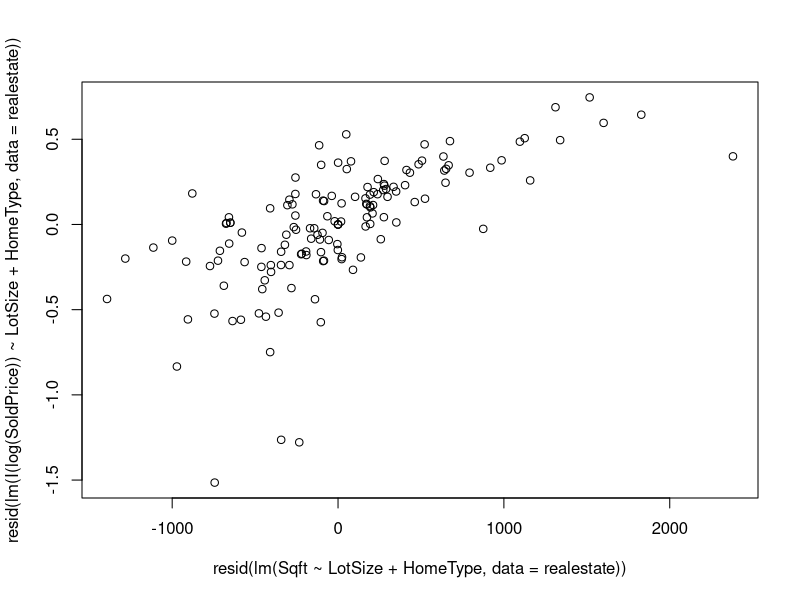
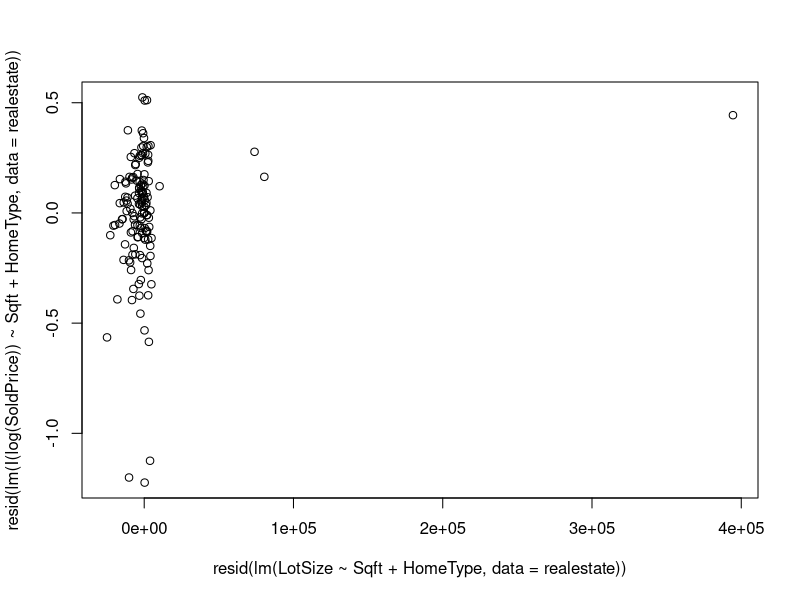
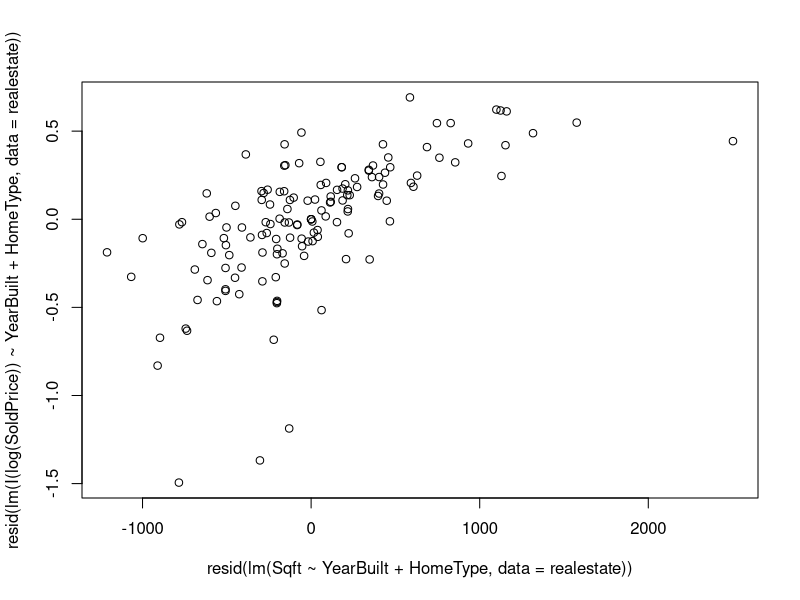
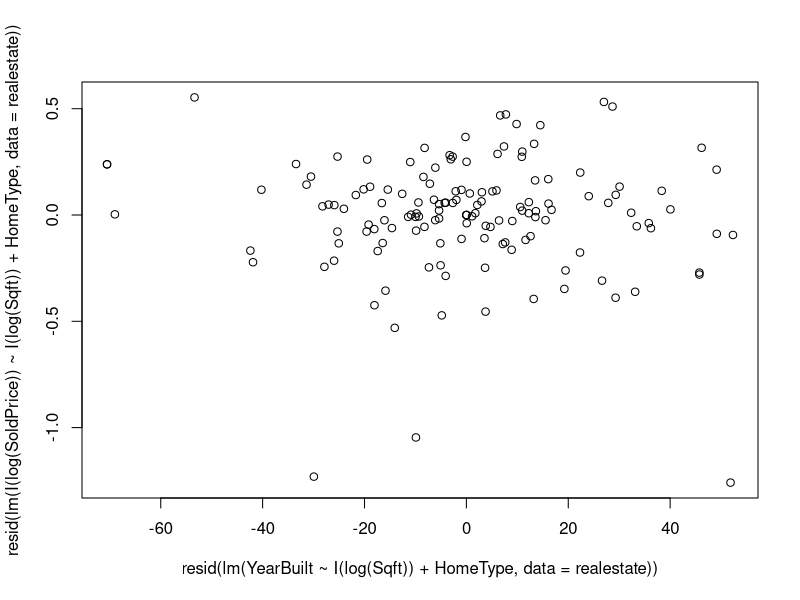
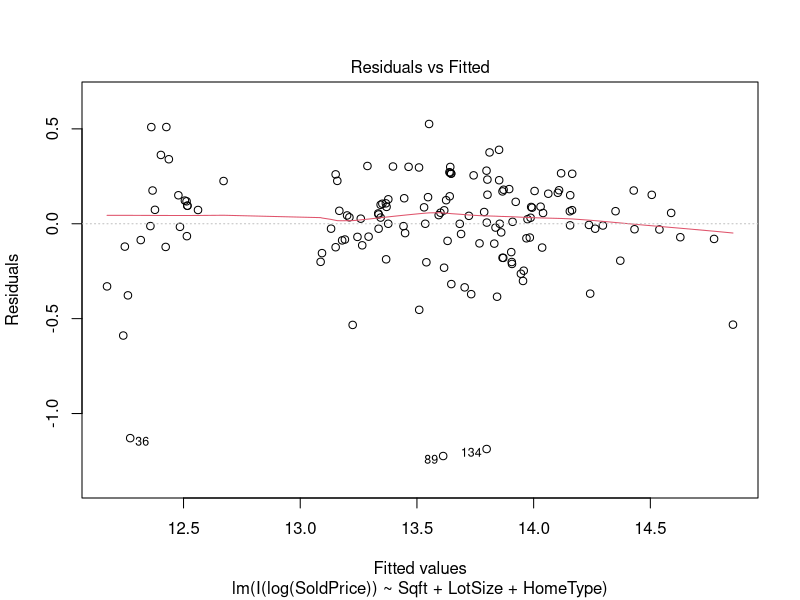
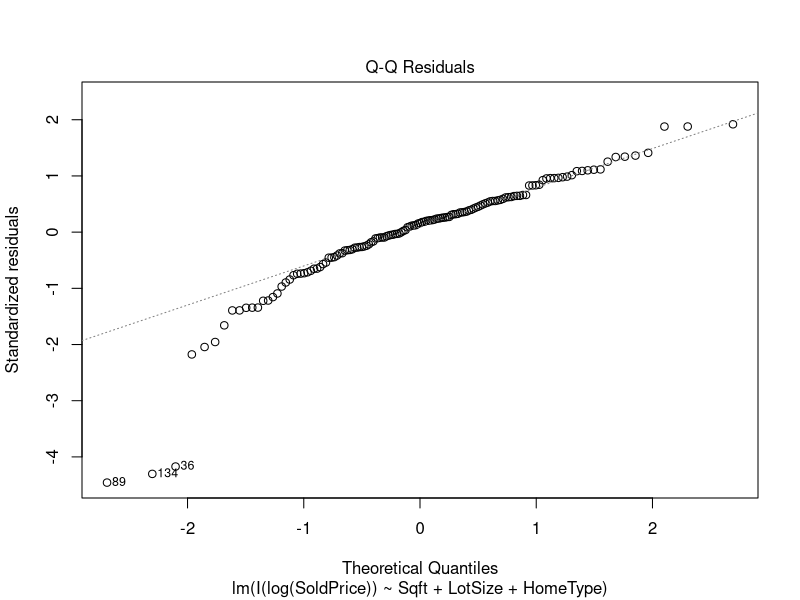
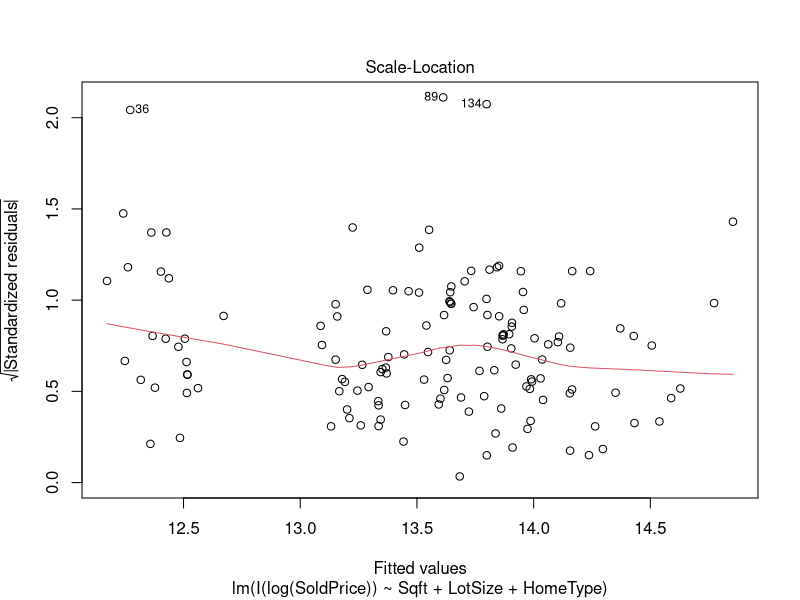
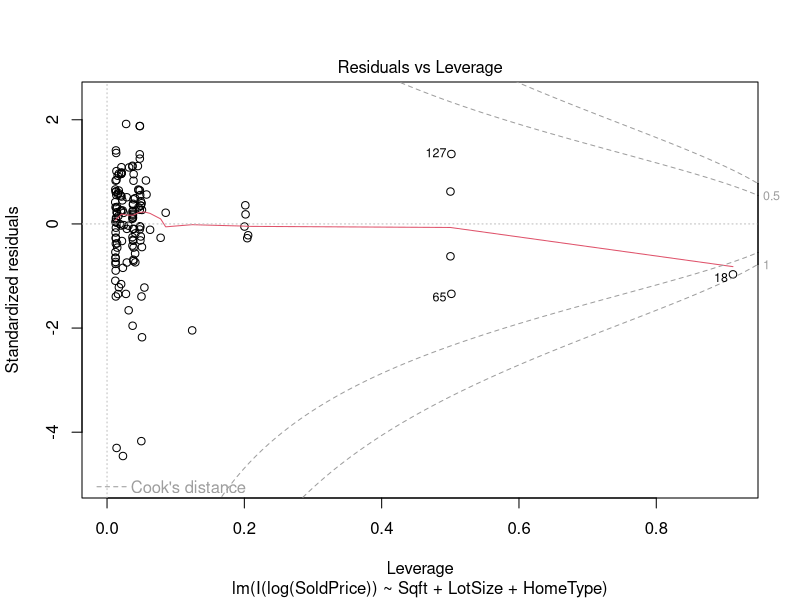

The R script that drew these images, in order:
## ---- chunk 1
knitr::opts_chunk$set(echo = TRUE)
## ---- chunk 2
library(tidyverse)
library(readxl)
library(leaps)
library(car)
## ---- chunk 3
realestate <- read_excel("SLO_Real_Estate_Feb-Apr2022.xlsx")
## ---- chunk 4
full.model <- lm(SoldPrice~., data = realestate)
summary(full.model)
## ---- chunk 5
best.sub <- summary(regsubsets(formula(full.model), data=realestate, method = "exhaustive", nbest = 2))

## ---- chunk 6
n = nrow(realestate) #sample size
p<-c(2,2,3,3,4,4,5,5,6,6,7,7,8,8,9,9) #number of coeffs ***SEE REMARK BELOW***

#Compute and Store Quantities of interest (SSE,s,Rsq,AIC,BIC,Cp)
SSE<-best.sub$rss             #SSE 
s<-sqrt(SSE/(n-p))            #s
Rsq<-best.sub$rsq             #R-squared 
Rsq.adj<-best.sub$adjr2       #R-squared adjusted
BIC<-n*log(SSE/n) + p*log(n)  #BIC
AIC<- n*log(SSE/n) + 2*p      #AIC
Cp<-best.sub$cp               #Mallow's Cp
bs<- data.frame(best.sub$outmat, p=p, Cp, AIC, BIC, Rsq, Rsq.adj, s)
## ---- chunk 7
bs %>%
  arrange(BIC)
## ---- chunk 8
fit.one <- lm(I(log(SoldPrice))~Sqft+LotSize+HomeType, data = realestate)

summary(fit.one)
## ---- chunk 9
plot(resid(lm(I(log(SoldPrice))~LotSize + HomeType, data = realestate))~resid(lm(Sqft ~ LotSize + HomeType, data = realestate)))
## ---- chunk 10
plot(resid(lm(I(log(SoldPrice))~Sqft + HomeType, data = realestate))~resid(lm(LotSize ~ Sqft + HomeType, data = realestate)))
## ---- chunk 11
fit.two <- lm(I(log(SoldPrice))~I(log(Sqft))+YearBuilt+HomeType, data = realestate)

summary(fit.two)
## ---- chunk 12
plot(resid(lm(I(log(SoldPrice))~YearBuilt + HomeType, data = realestate))~resid(lm(Sqft ~ YearBuilt + HomeType, data = realestate)))
## ---- chunk 13
plot(resid(lm(I(log(SoldPrice))~I(log(Sqft)) + HomeType, data = realestate))~resid(lm(YearBuilt ~ I(log(Sqft)) + HomeType, data = realestate)))
## ---- chunk 14
plot(fit.one)
## ---- chunk 15
plot(fit.two)
